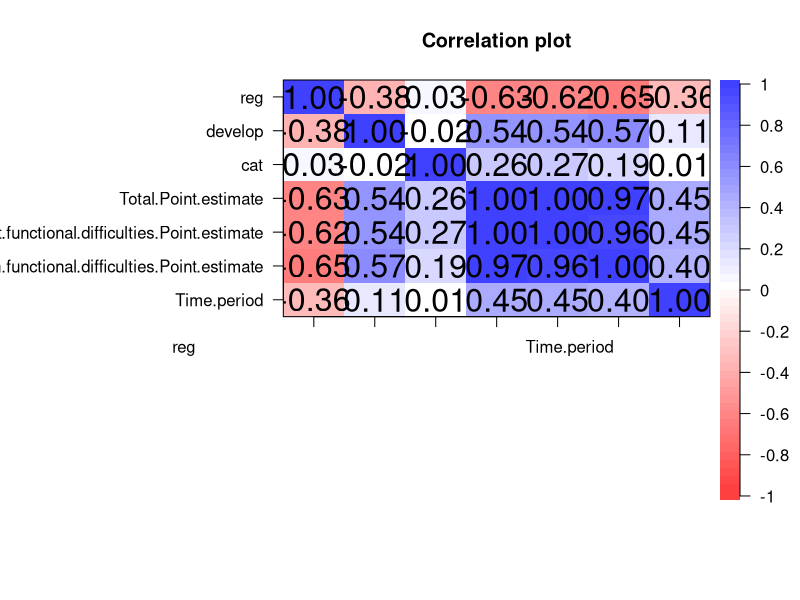
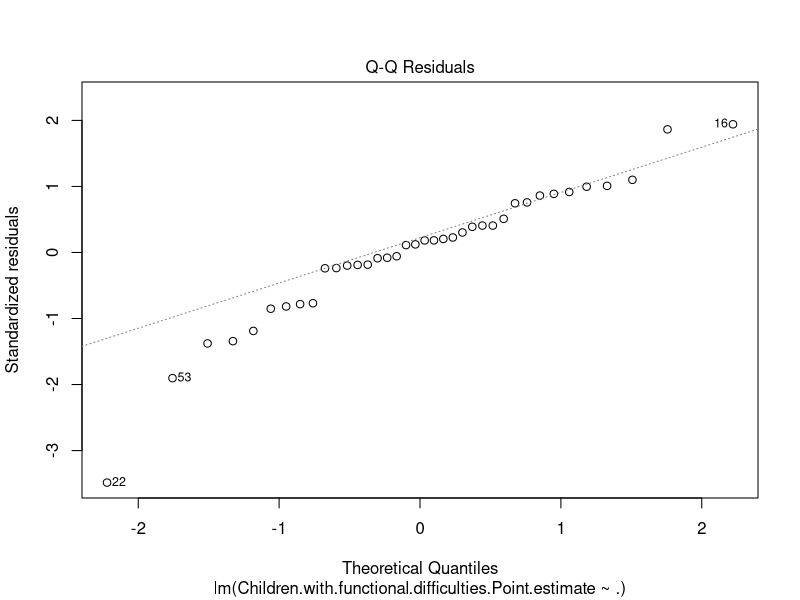
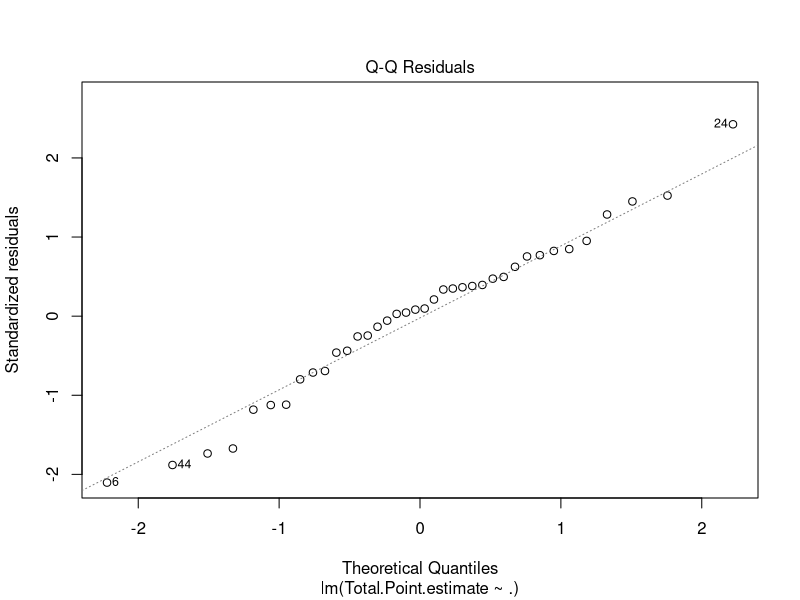
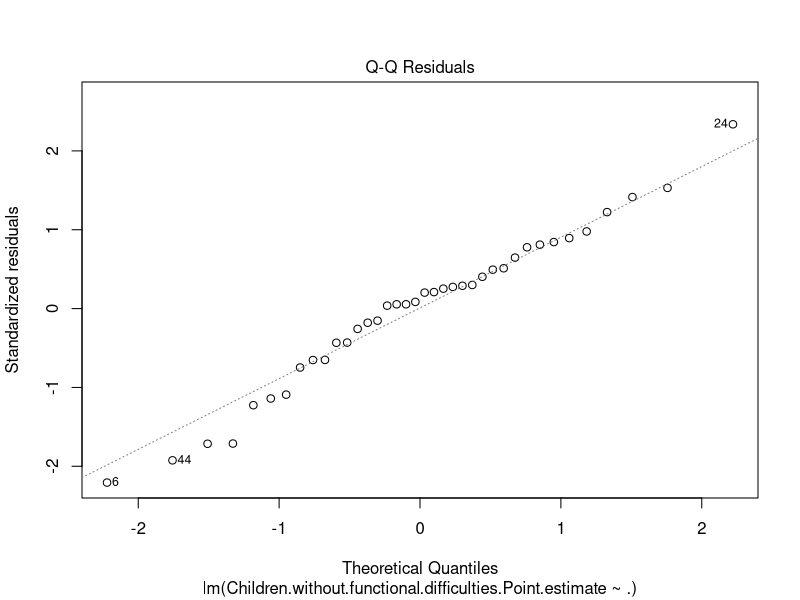
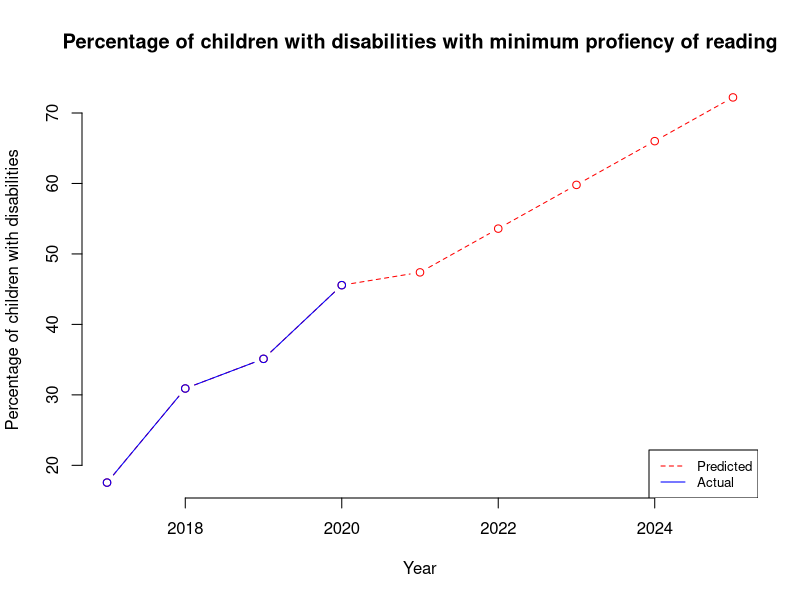

Write R code to recreate these figures, in order.
library(psych)
library(caret)
library(dplyr)
library(car)
library(Metrics)

baca=read.csv("Reading.csv")
dt3=subset(baca,select = c(reg,develop,cat,
                           Total.Point.estimate,Children.without.functional.difficulties.Point.estimate,
                           Children.with.functional.difficulties.Point.estimate,Time.period))
corPlot(cor(dt3))

set.seed(4)
split1<- sample(c(rep(0, 0.7 * nrow(dt3)), rep(1, 0.3 * nrow(dt3))))
table(split1)
train=dt3[split1==0,]
test=dt3[split1==1,]

model=lm(Children.with.functional.difficulties.Point.estimate~.,data = train)
dt3Pred=predict(model,test)

rmse(test$Children.with.functional.difficulties.Point.estimate, dt3Pred)
#[1] 3.658837

#model=lm(Children.with.functional.difficulties.Point.estimate~.,data = dt3)

summary(model)
# Call:
# lm(formula = Children.with.functional.difficulties.Point.estimate ~ 
#      ., data = dt3)
# 
# Residuals:
#   Min       1Q   Median       3Q      Max 
# -12.8582  -1.4760  -0.1036   1.6403   6.5856 
# 
# Coefficients:
#   Estimate Std. Error t value Pr(>|t|)    
# (Intercept)                                              309.03582 1256.19319   0.246   0.8068    
# reg                                                       -0.03608    0.35119  -0.103   0.9186    
# develop                                                    1.81268    0.93976   1.929   0.0599 .  
# cat                                                       -0.62229    1.06780  -0.583   0.5629    
# Total.Point.estimate                                       4.64589    0.59376   7.825 5.37e-10 ***
#   Children.without.functional.difficulties.Point.estimate   -3.74475    0.58360  -6.417 6.86e-08 ***
#   Time.period                                               -0.15332    0.62230  -0.246   0.8065    
# ---
#   Signif. codes:  0 '***' 0.001 '**' 0.01 '*' 0.05 '.' 0.1 ' ' 1
# 
# Residual standard error: 3.478 on 46 degrees of freedom
# Multiple R-squared:  0.9706,	Adjusted R-squared:  0.9668 
# F-statistic: 253.1 on 6 and 46 DF,  p-value: < 2.2e-16



plot(model,2)
#require regression for tpe
dt3_tpe=subset(train,select = -c(Children.without.functional.difficulties.Point.estimate,Children.with.functional.difficulties.Point.estimate))
model_tpe=lm(Total.Point.estimate~.,data = dt3_tpe)
summary(model_tpe)
# Call:
#   lm(formula = Total.Point.estimate ~ ., data = dt3_tpe)
# 
# Residuals:
#   Min      1Q  Median      3Q     Max 
# -24.151  -7.211   1.009   6.666  28.467 
# 
# Coefficients:
#   Estimate Std. Error t value Pr(>|t|)    
# (Intercept) -16369.998   4653.783  -3.518  0.00129 ** 
#   reg             -3.936      1.168  -3.370  0.00193 ** 
#   develop         13.521      3.401   3.976  0.00036 ***
#   cat             13.994      4.045   3.460  0.00151 ** 
#   Time.period      8.117      2.305   3.521  0.00128 ** 
#   ---
#   Signif. codes:  0 '***' 0.001 '**' 0.01 '*' 0.05 '.' 0.1 ' ' 1
# 
# Residual standard error: 12.16 on 33 degrees of freedom
# Multiple R-squared:  0.7095,	Adjusted R-squared:  0.6743 
# F-statistic: 20.15 on 4 and 33 DF,  p-value: 1.759e-08
plot(model_tpe,2)

#require regression for cwithout
dt3_cthout=subset(train,select = -c(Total.Point.estimate,Children.with.functional.difficulties.Point.estimate))
model_cthout=lm(Children.without.functional.difficulties.Point.estimate~.,data=dt3_cthout)
summary(model_cthout)
# Call:
#   lm(formula = Children.without.functional.difficulties.Point.estimate ~ 
#        ., data = dt3_cthout)
# 
# Residuals:
#   Min      1Q  Median      3Q     Max 
# -25.571  -6.766   1.615   6.980  27.691 
# 
# Coefficients:
#   Estimate Std. Error t value Pr(>|t|)    
# (Intercept) -17066.098   4696.983  -3.633 0.000940 ***
#   reg             -3.799      1.179  -3.223 0.002857 ** 
#   develop         13.689      3.432   3.988 0.000348 ***
#   cat             14.385      4.082   3.524 0.001270 ** 
#   Time.period      8.462      2.327   3.637 0.000930 ***
#   ---
#   Signif. codes:  0 '***' 0.001 '**' 0.01 '*' 0.05 '.' 0.1 ' ' 1
# 
# Residual standard error: 12.27 on 33 degrees of freedom
# Multiple R-squared:  0.7089,	Adjusted R-squared:  0.6736 
# F-statistic: 20.09 on 4 and 33 DF,  p-value: 1.826e-08

plot(model_cthout,2)

#create prediction of comp
hmph=subset(dt3,select = c(Time.period,Children.with.functional.difficulties.Point.estimate))
a=colMeans(hmph[hmph$Time.period=='2017',])
b=colMeans(hmph[hmph$Time.period=='2018',])
c=colMeans(hmph[hmph$Time.period=='2019',])
d=colMeans(hmph[hmph$Time.period=='2020',])

yearPred3=data.frame(
  year=c(2017:2020),
  compDisabled=c(as.double(a[2]),as.double(b[2]),as.double(c[2]),as.double(d[2]))
)
i=0
j=0
#set how many year to predict
year=5

for(j in 1:year){
  pred=0
  for(i in 1:nrow(dt3)) {
    #predict for each row
    re=dt3[i,]$reg
    dv=dt3[i,]$develop
    house=dt3[i,]$cat
    
    #set year to predict
    t=yearPred3[nrow(yearPred3),]$year+1
    
    #set total estimate
    d0=data.frame(reg=re,develop=dv,cat=house,Time.period=t,interval = "confidence")
    tpe=as.double(predict(model_tpe,d0))
    
    #set cthout
    d1=data.frame(reg=re,develop=dv,cat=house,Time.period=t,interval = "confidence")
    cthout=as.double(predict(model_cthout,d1))
    
    newdata=data.frame(reg=re,
                       develop=dv,
                       cat=house,
                       Total.Point.estimate=tpe,
                       Children.without.functional.difficulties.Point.estimate=cthout,
                       Time.period = t, interval = "confidence")
    
    pred=pred+as.double(predict(model,newdata))
  }
  meanPred=pred/nrow(dt3)
  #create data frame
  newPred=data.frame(
    year=yearPred3[nrow(yearPred3),]$year+1,
    anarDisabled=meanPred
  )
  #insert to yearPred3
  yearPred3[nrow(yearPred3) + 1,]=newPred
}


plot(yearPred3$year, yearPred3$compDisabled, col="red",type = "b", lty = 2, frame=FALSE,
     main = "Percentage of children with disabilities with minimum profiency of reading", xlab="Year",ylab="Percentage of children with disabilities")
lines(yearPred3[1:4,]$year, yearPred3[1:4,]$compDisabled, col="blue",type = "b", lty = 1)
legend("bottomright", legend=c("Predicted", "Actual"),
       col=c("red", "blue"), lty = 2:1, cex=0.8)
